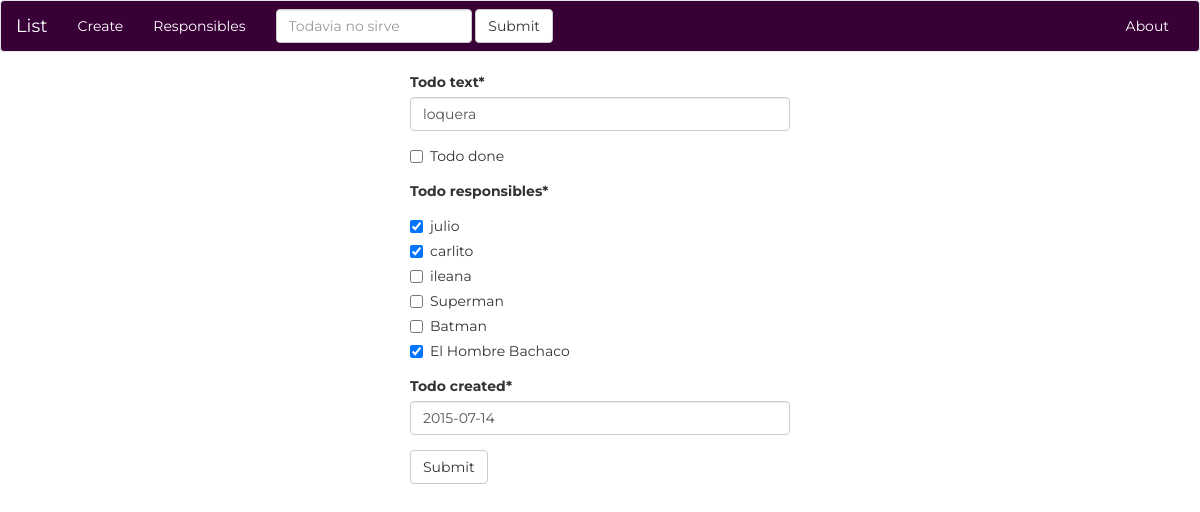
Page /home/edit?id=1213 on the earlier database version.
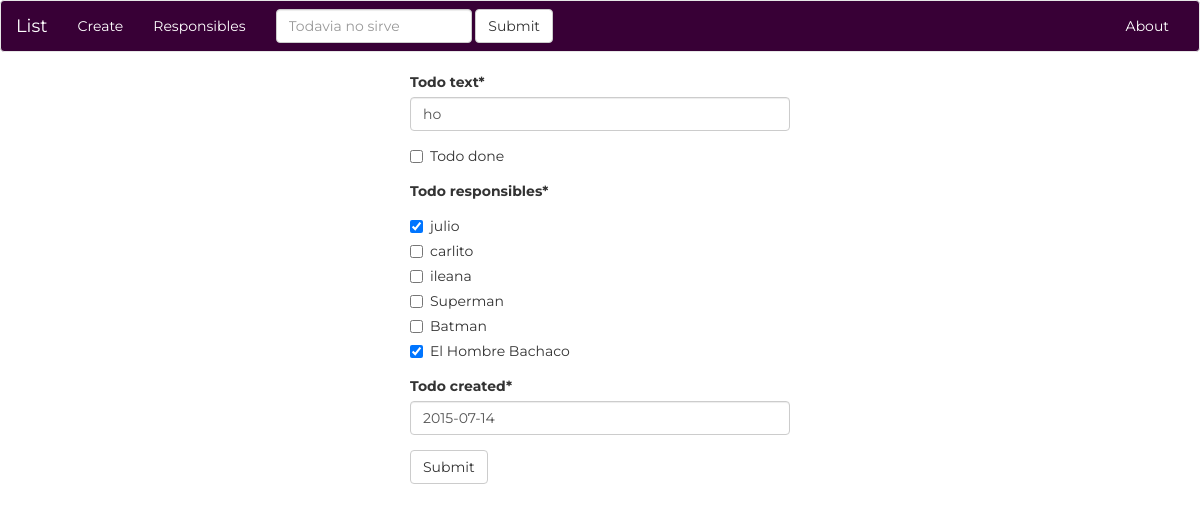
Same page on the later database version.
### playing_app/models.py (models this page shows)
class Todo(models.Model):
    todo_text = models.CharField(max_length = 200)
    todo_done = models.BooleanField()
    todo_created = models.DateField()
    todo_responsibles = models.ManyToManyField(Responsible)

### playing_app/views.py (the view)
def todo_edit(request):
    todo_id = request.GET.get("id")
    if Todo.objects.get(pk = todo_id).todo_responsibles.all():
        print("OK")
    else:
        print("no responsibles found")
    data = {"todo_text":Todo.objects.get(id = todo_id).todo_text,"todo_responsibles":Todo.objects.get(pk = todo_id).todo_responsibles.all(),"todo_created":Todo.objects.get(id = todo_id).todo_created}
    form = CreateTodoForm(data)
    context = {"form":form, "id":todo_id}
    if request.method == "POST":
        form = CreateTodoForm(data = request.POST)
        if form.is_valid():
            todo = form.save(commit = False)
            todo.id = todo_id
            todo.save()
            todo.todo_responsibles.clear()
            responsibles = request.POST.getlist("todo_responsibles")
            for id in responsibles:
                people = Responsible.objects.get(pk = int(id))
                todo.todo_responsibles.add(people)
            return redirect("list")
    else:
        return render(request,"playing_app/form.html",context)

### playing_app/forms.py
class CreateTodoForm(forms.ModelForm):
    class Meta:
        model = Todo
        fields = ["todo_text", "todo_done", "id", "todo_responsibles","todo_created"]
        widgets = {"todo_responsibles" : widgets.CheckboxSelectMultiple(), "todo_created": widgets.DateInput()}

### playing_app/models.py (called while the page is built)
    def __str__(self):
        return self.responsible_name

### playing_app/templates/playing_app/form.html (shortened to what this page needs)
{% extends "playing_app/todo_template.html" %}
{% load crispy_forms_tags%}
    {% block content %}
    <div class="row">
          <div class="col-md-4"></div>
          <div class="col-md-4 ">
              <form action="{{action_url}}" method="POST">
                    {{form | crispy}}
                    <input class="btn btn-default" type="submit" value="Submit"/>
                </form>
            </div>
          <div class="col-md-4">
          </div>
    </div>
    {% endblock %}

Differences in the rows shown:
changed Todo: todo_text "loquera" → "ho"
Other differences:
form field todo_responsibles: "☑ ☑ ☐ ☐ ☐ ☑" → "☑ ☐ ☐ ☐ ☐ ☑"
